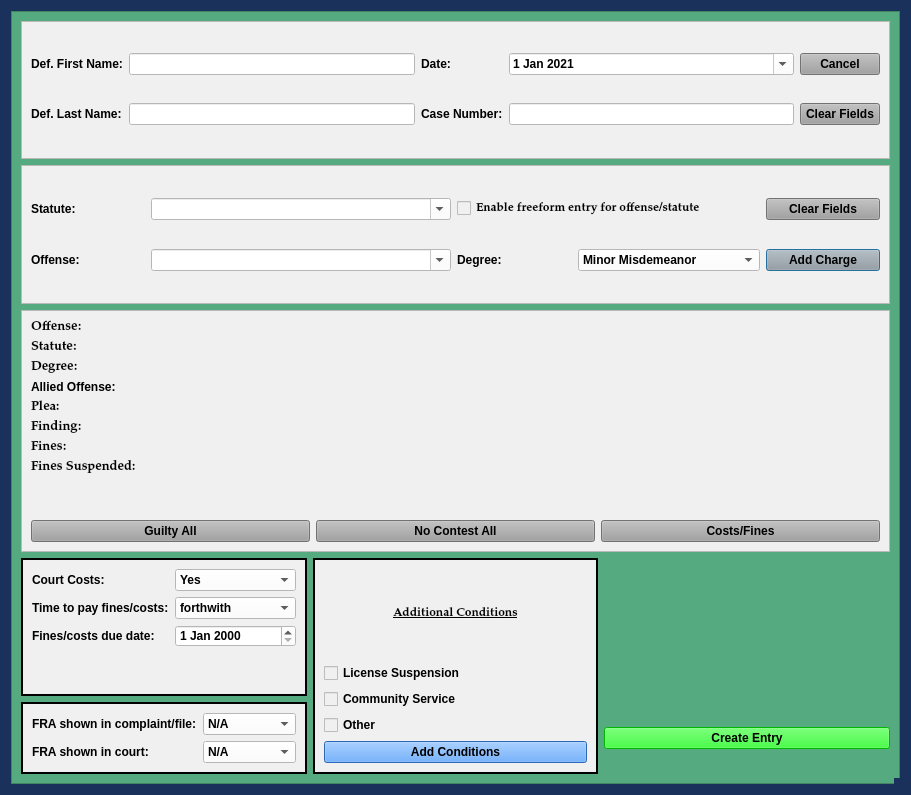
<?xml version="1.0" encoding="UTF-8"?>
<ui version="4.0">
 <class>NoJailPleaDialog</class>
 <widget class="QDialog" name="NoJailPleaDialog">
  <property name="windowModality">
   <enum>Qt::NonModal</enum>
  </property>
  <property name="geometry">
   <rect>
    <x>0</x>
    <y>0</y>
    <width>911</width>
    <height>795</height>
   </rect>
  </property>
  <property name="sizePolicy">
   <sizepolicy hsizetype="Minimum" vsizetype="Minimum">
    <horstretch>0</horstretch>
    <verstretch>0</verstretch>
   </sizepolicy>
  </property>
  <property name="minimumSize">
   <size>
    <width>0</width>
    <height>0</height>
   </size>
  </property>
  <property name="maximumSize">
   <size>
    <width>2500</width>
    <height>3500</height>
   </size>
  </property>
  <property name="palette">
   <palette>
    <active>
     <colorrole role="Button">
      <brush brushstyle="SolidPattern">
       <color alpha="255">
        <red>25</red>
        <green>49</green>
        <blue>91</blue>
       </color>
      </brush>
     </colorrole>
     <colorrole role="Base">
      <brush brushstyle="SolidPattern">
       <color alpha="255">
        <red>25</red>
        <green>49</green>
        <blue>91</blue>
       </color>
      </brush>
     </colorrole>
     <colorrole role="Window">
      <brush brushstyle="SolidPattern">
       <color alpha="255">
        <red>25</red>
        <green>49</green>
        <blue>91</blue>
       </color>
      </brush>
     </colorrole>
    </active>
    <inactive>
     <colorrole role="Button">
      <brush brushstyle="SolidPattern">
       <color alpha="255">
        <red>25</red>
        <green>49</green>
        <blue>91</blue>
       </color>
      </brush>
     </colorrole>
     <colorrole role="Base">
      <brush brushstyle="SolidPattern">
       <color alpha="255">
        <red>25</red>
        <green>49</green>
        <blue>91</blue>
       </color>
      </brush>
     </colorrole>
     <colorrole role="Window">
      <brush brushstyle="SolidPattern">
       <color alpha="255">
        <red>25</red>
        <green>49</green>
        <blue>91</blue>
       </color>
      </brush>
     </colorrole>
    </inactive>
    <disabled>
     <colorrole role="Button">
      <brush brushstyle="SolidPattern">
       <color alpha="255">
        <red>25</red>
        <green>49</green>
        <blue>91</blue>
       </color>
      </brush>
     </colorrole>
     <colorrole role="Base">
      <brush brushstyle="SolidPattern">
       <color alpha="255">
        <red>25</red>
        <green>49</green>
        <blue>91</blue>
       </color>
      </brush>
     </colorrole>
     <colorrole role="Window">
      <brush brushstyle="SolidPattern">
       <color alpha="255">
        <red>25</red>
        <green>49</green>
        <blue>91</blue>
       </color>
      </brush>
     </colorrole>
    </disabled>
   </palette>
  </property>
  <property name="font">
   <font>
    <family>Palatino Linotype</family>
    <pointsize>10</pointsize>
    <weight>75</weight>
    <italic>false</italic>
    <bold>true</bold>
   </font>
  </property>
  <property name="windowTitle">
   <string>No Jail Plea Case Information</string>
  </property>
  <property name="toolTip">
   <string/>
  </property>
  <property name="styleSheet">
   <string notr="true">background-color: rgb(25, 49, 91);
font: 75 10pt &quot;Palatino Linotype&quot;;
font-weight: bold;</string>
  </property>
  <property name="sizeGripEnabled">
   <bool>true</bool>
  </property>
  <property name="modal">
   <bool>true</bool>
  </property>
  <layout class="QVBoxLayout" name="verticalLayout" stretch="0">
   <item>
    <widget class="QScrollArea" name="scrollArea">
     <property name="styleSheet">
      <string notr="true">background-color: rgb(85, 170, 127);</string>
     </property>
     <property name="widgetResizable">
      <bool>true</bool>
     </property>
     <widget class="QWidget" name="scrollAreaWidgetContents_2">
      <property name="geometry">
       <rect>
        <x>0</x>
        <y>0</y>
        <width>889</width>
        <height>773</height>
       </rect>
      </property>
      <layout class="QGridLayout" name="gridLayout_4">
       <item row="0" column="0" colspan="3">
        <widget class="QFrame" name="case_name_Frame">
         <property name="sizePolicy">
          <sizepolicy hsizetype="Preferred" vsizetype="Preferred">
           <horstretch>0</horstretch>
           <verstretch>0</verstretch>
          </sizepolicy>
         </property>
         <property name="styleSheet">
          <string notr="true">background-color: rgb(240, 240, 240);</string>
         </property>
         <property name="frameShape">
          <enum>QFrame::StyledPanel</enum>
         </property>
         <property name="frameShadow">
          <enum>QFrame::Raised</enum>
         </property>
         <layout class="QGridLayout" name="gridLayout">
          <item row="0" column="4">
           <widget class="QPushButton" name="cancel_Button">
            <property name="focusPolicy">
             <enum>Qt::NoFocus</enum>
            </property>
            <property name="styleSheet">
             <string notr="true">background-color: rgb(160, 160, 160);</string>
            </property>
            <property name="text">
             <string>Cancel</string>
            </property>
           </widget>
          </item>
          <item row="1" column="2">
           <widget class="QLabel" name="label_3">
            <property name="text">
             <string>Case Number:</string>
            </property>
           </widget>
          </item>
          <item row="1" column="0">
           <widget class="QLabel" name="label_2">
            <property name="text">
             <string>Def. Last Name:</string>
            </property>
           </widget>
          </item>
          <item row="1" column="1">
           <widget class="QLineEdit" name="defendant_last_name_lineEdit">
            <property name="enabled">
             <bool>true</bool>
            </property>
            <property name="styleSheet">
             <string notr="true">background-color: rgb(255, 255, 255);</string>
            </property>
           </widget>
          </item>
          <item row="0" column="0">
           <widget class="QLabel" name="label">
            <property name="text">
             <string>Def. First Name:</string>
            </property>
           </widget>
          </item>
          <item row="0" column="1">
           <widget class="QLineEdit" name="defendant_first_name_lineEdit">
            <property name="maximumSize">
             <size>
              <width>500</width>
              <height>16777215</height>
             </size>
            </property>
            <property name="styleSheet">
             <string notr="true">background-color: rgb(255, 255, 255);</string>
            </property>
           </widget>
          </item>
          <item row="0" column="3">
           <widget class="QDateEdit" name="plea_trial_date">
            <property name="focusPolicy">
             <enum>Qt::NoFocus</enum>
            </property>
            <property name="styleSheet">
             <string notr="true">background-color: rgb(255, 255, 255);</string>
            </property>
            <property name="minimumDate">
             <date>
              <year>2021</year>
              <month>1</month>
              <day>1</day>
             </date>
            </property>
            <property name="calendarPopup">
             <bool>true</bool>
            </property>
            <property name="date">
             <date>
              <year>2021</year>
              <month>1</month>
              <day>1</day>
             </date>
            </property>
           </widget>
          </item>
          <item row="0" column="2">
           <widget class="QLabel" name="label_26">
            <property name="text">
             <string>Date:</string>
            </property>
           </widget>
          </item>
          <item row="1" column="4">
           <widget class="QPushButton" name="clear_fields_case_Button">
            <property name="focusPolicy">
             <enum>Qt::NoFocus</enum>
            </property>
            <property name="styleSheet">
             <string notr="true">background-color: rgb(160, 160, 160);</string>
            </property>
            <property name="text">
             <string>Clear Fields</string>
            </property>
           </widget>
          </item>
          <item row="1" column="3">
           <widget class="QLineEdit" name="case_number_lineEdit">
            <property name="maximumSize">
             <size>
              <width>500</width>
              <height>16777215</height>
             </size>
            </property>
            <property name="styleSheet">
             <string notr="true">background-color: rgb(255, 255, 255);</string>
            </property>
           </widget>
          </item>
         </layout>
        </widget>
       </item>
       <item row="1" column="0" colspan="3">
        <widget class="QFrame" name="frame_3">
         <property name="sizePolicy">
          <sizepolicy hsizetype="Preferred" vsizetype="Preferred">
           <horstretch>0</horstretch>
           <verstretch>0</verstretch>
          </sizepolicy>
         </property>
         <property name="styleSheet">
          <string notr="true">background-color: rgb(240, 240, 240);</string>
         </property>
         <property name="frameShape">
          <enum>QFrame::StyledPanel</enum>
         </property>
         <property name="frameShadow">
          <enum>QFrame::Raised</enum>
         </property>
         <layout class="QGridLayout" name="gridLayout_2">
          <item row="0" column="0">
           <widget class="QLabel" name="label_6">
            <property name="text">
             <string>Statute:</string>
            </property>
           </widget>
          </item>
          <item row="1" column="1">
           <widget class="QComboBox" name="offense_choice_box">
            <property name="minimumSize">
             <size>
              <width>300</width>
              <height>0</height>
             </size>
            </property>
            <property name="styleSheet">
             <string notr="true">background-color: rgb(255, 255, 255);</string>
            </property>
            <property name="editable">
             <bool>true</bool>
            </property>
           </widget>
          </item>
          <item row="1" column="2">
           <widget class="QLabel" name="label_23">
            <property name="text">
             <string>Degree:</string>
            </property>
           </widget>
          </item>
          <item row="0" column="1">
           <widget class="QComboBox" name="statute_choice_box">
            <property name="enabled">
             <bool>true</bool>
            </property>
            <property name="minimumSize">
             <size>
              <width>300</width>
              <height>0</height>
             </size>
            </property>
            <property name="focusPolicy">
             <enum>Qt::WheelFocus</enum>
            </property>
            <property name="styleSheet">
             <string notr="true">background-color: rgb(255, 255, 255);</string>
            </property>
            <property name="editable">
             <bool>true</bool>
            </property>
           </widget>
          </item>
          <item row="1" column="0">
           <widget class="QLabel" name="label_15">
            <property name="text">
             <string>Offense:</string>
            </property>
           </widget>
          </item>
          <item row="0" column="4">
           <widget class="QPushButton" name="clear_fields_charge_Button">
            <property name="focusPolicy">
             <enum>Qt::NoFocus</enum>
            </property>
            <property name="styleSheet">
             <string notr="true">background-color: rgb(160, 160, 160);</string>
            </property>
            <property name="text">
             <string>Clear Fields</string>
            </property>
           </widget>
          </item>
          <item row="1" column="3">
           <widget class="QComboBox" name="degree_choice_box">
            <property name="enabled">
             <bool>true</bool>
            </property>
            <property name="focusPolicy">
             <enum>Qt::NoFocus</enum>
            </property>
            <property name="styleSheet">
             <string notr="true">background-color: rgb(255, 255, 255);</string>
            </property>
            <item>
             <property name="text">
              <string>Minor Misdemeanor</string>
             </property>
            </item>
            <item>
             <property name="text">
              <string>M1</string>
             </property>
            </item>
            <item>
             <property name="text">
              <string>M2</string>
             </property>
            </item>
            <item>
             <property name="text">
              <string>M3</string>
             </property>
            </item>
            <item>
             <property name="text">
              <string>M4</string>
             </property>
            </item>
            <item>
             <property name="text">
              <string>Unclassified Misdemeanor</string>
             </property>
            </item>
           </widget>
          </item>
          <item row="1" column="4">
           <widget class="QPushButton" name="add_charge_Button">
            <property name="styleSheet">
             <string notr="true">background-color: rgb(160, 160, 160);</string>
            </property>
            <property name="text">
             <string>Add Charge</string>
            </property>
           </widget>
          </item>
          <item row="0" column="2" colspan="2">
           <widget class="QCheckBox" name="freeform_entry_checkBox">
            <property name="font">
             <font>
              <family>Palatino Linotype</family>
              <pointsize>9</pointsize>
              <weight>9</weight>
              <italic>false</italic>
              <bold>false</bold>
             </font>
            </property>
            <property name="focusPolicy">
             <enum>Qt::NoFocus</enum>
            </property>
            <property name="styleSheet">
             <string notr="true">font: 75 9pt &quot;Palatino Linotype&quot;;</string>
            </property>
            <property name="text">
             <string>Enable freeform entry for offense/statute</string>
            </property>
           </widget>
          </item>
         </layout>
        </widget>
       </item>
       <item row="2" column="0" colspan="3">
        <widget class="QFrame" name="frame">
         <property name="sizePolicy">
          <sizepolicy hsizetype="Preferred" vsizetype="Preferred">
           <horstretch>0</horstretch>
           <verstretch>0</verstretch>
          </sizepolicy>
         </property>
         <property name="styleSheet">
          <string notr="true">background-color: rgb(240, 240, 240);</string>
         </property>
         <property name="frameShape">
          <enum>QFrame::StyledPanel</enum>
         </property>
         <property name="frameShadow">
          <enum>QFrame::Raised</enum>
         </property>
         <layout class="QVBoxLayout" name="verticalLayout_2">
          <item>
           <layout class="QGridLayout" name="gridLayout_3">
            <item row="0" column="0" colspan="3">
             <layout class="QGridLayout" name="charges_gridLayout">
              <item row="4" column="0">
               <widget class="QLabel" name="plea_label_1">
                <property name="font">
                 <font>
                  <family>Palatino Linotype</family>
                  <pointsize>10</pointsize>
                  <weight>75</weight>
                  <italic>false</italic>
                  <bold>true</bold>
                 </font>
                </property>
                <property name="text">
                 <string>Plea:</string>
                </property>
               </widget>
              </item>
              <item row="5" column="0">
               <widget class="QLabel" name="label_14">
                <property name="font">
                 <font>
                  <family>Palatino Linotype</family>
                  <pointsize>10</pointsize>
                  <weight>75</weight>
                  <italic>false</italic>
                  <bold>true</bold>
                 </font>
                </property>
                <property name="text">
                 <string>Finding:</string>
                </property>
               </widget>
              </item>
              <item row="7" column="0">
               <widget class="QLabel" name="label_10">
                <property name="font">
                 <font>
                  <family>Palatino Linotype</family>
                  <pointsize>10</pointsize>
                  <weight>75</weight>
                  <italic>false</italic>
                  <bold>true</bold>
                 </font>
                </property>
                <property name="text">
                 <string>Fines Suspended:</string>
                </property>
               </widget>
              </item>
              <item row="9" column="0">
               <widget class="QLabel" name="label_5">
                <property name="text">
                 <string/>
                </property>
               </widget>
              </item>
              <item row="2" column="0">
               <widget class="QLabel" name="label_20">
                <property name="font">
                 <font>
                  <family>Palatino Linotype</family>
                  <pointsize>10</pointsize>
                  <weight>75</weight>
                  <italic>false</italic>
                  <bold>true</bold>
                 </font>
                </property>
                <property name="text">
                 <string>Degree:</string>
                </property>
               </widget>
              </item>
              <item row="6" column="0">
               <widget class="QLabel" name="label_17">
                <property name="font">
                 <font>
                  <family>Palatino Linotype</family>
                  <pointsize>10</pointsize>
                  <weight>75</weight>
                  <italic>false</italic>
                  <bold>true</bold>
                 </font>
                </property>
                <property name="text">
                 <string>Fines:</string>
                </property>
               </widget>
              </item>
              <item row="0" column="0">
               <widget class="QLabel" name="offense_label_1">
                <property name="font">
                 <font>
                  <family>Palatino Linotype</family>
                  <pointsize>10</pointsize>
                  <weight>75</weight>
                  <italic>false</italic>
                  <bold>true</bold>
                 </font>
                </property>
                <property name="text">
                 <string>Offense:</string>
                </property>
                <property name="wordWrap">
                 <bool>true</bool>
                </property>
               </widget>
              </item>
              <item row="1" column="0">
               <widget class="QLabel" name="label_19">
                <property name="font">
                 <font>
                  <family>Palatino Linotype</family>
                  <pointsize>10</pointsize>
                  <weight>75</weight>
                  <italic>false</italic>
                  <bold>true</bold>
                 </font>
                </property>
                <property name="text">
                 <string>Statute:</string>
                </property>
               </widget>
              </item>
              <item row="8" column="0">
               <widget class="QLabel" name="label_4">
                <property name="text">
                 <string/>
                </property>
               </widget>
              </item>
              <item row="3" column="0">
               <widget class="QLabel" name="label_7">
                <property name="text">
                 <string>Allied Offense:</string>
                </property>
               </widget>
              </item>
             </layout>
            </item>
            <item row="1" column="0">
             <widget class="QPushButton" name="guilty_all_Button">
              <property name="sizePolicy">
               <sizepolicy hsizetype="Preferred" vsizetype="Fixed">
                <horstretch>0</horstretch>
                <verstretch>0</verstretch>
               </sizepolicy>
              </property>
              <property name="focusPolicy">
               <enum>Qt::NoFocus</enum>
              </property>
              <property name="styleSheet">
               <string notr="true">background-color: rgb(160, 160, 160);</string>
              </property>
              <property name="text">
               <string>Guilty All</string>
              </property>
             </widget>
            </item>
            <item row="1" column="1">
             <widget class="QPushButton" name="no_contest_all_Button">
              <property name="sizePolicy">
               <sizepolicy hsizetype="Preferred" vsizetype="Fixed">
                <horstretch>0</horstretch>
                <verstretch>0</verstretch>
               </sizepolicy>
              </property>
              <property name="focusPolicy">
               <enum>Qt::NoFocus</enum>
              </property>
              <property name="styleSheet">
               <string notr="true">background-color: rgb(160, 160, 160);</string>
              </property>
              <property name="text">
               <string>No Contest All</string>
              </property>
             </widget>
            </item>
            <item row="1" column="2">
             <widget class="QPushButton" name="costs_and_fines_Button">
              <property name="sizePolicy">
               <sizepolicy hsizetype="Preferred" vsizetype="Fixed">
                <horstretch>0</horstretch>
                <verstretch>0</verstretch>
               </sizepolicy>
              </property>
              <property name="focusPolicy">
               <enum>Qt::NoFocus</enum>
              </property>
              <property name="styleSheet">
               <string notr="true">background-color: rgb(160, 160, 160);</string>
              </property>
              <property name="text">
               <string>Costs/Fines</string>
              </property>
              <property name="flat">
               <bool>false</bool>
              </property>
             </widget>
            </item>
           </layout>
          </item>
         </layout>
        </widget>
       </item>
       <item row="3" column="0">
        <widget class="QFrame" name="frame_5">
         <property name="sizePolicy">
          <sizepolicy hsizetype="Preferred" vsizetype="Preferred">
           <horstretch>0</horstretch>
           <verstretch>0</verstretch>
          </sizepolicy>
         </property>
         <property name="styleSheet">
          <string notr="true">background-color: rgb(240, 240, 240);</string>
         </property>
         <property name="frameShape">
          <enum>QFrame::Box</enum>
         </property>
         <property name="frameShadow">
          <enum>QFrame::Plain</enum>
         </property>
         <property name="lineWidth">
          <number>2</number>
         </property>
         <layout class="QFormLayout" name="formLayout">
          <item row="0" column="0">
           <widget class="QLabel" name="label_11">
            <property name="text">
             <string>Court Costs:</string>
            </property>
           </widget>
          </item>
          <item row="0" column="1">
           <widget class="QComboBox" name="court_costs_box">
            <property name="styleSheet">
             <string notr="true">background-color: rgb(255, 255, 255);</string>
            </property>
            <item>
             <property name="text">
              <string>Yes</string>
             </property>
            </item>
            <item>
             <property name="text">
              <string>No</string>
             </property>
            </item>
           </widget>
          </item>
          <item row="1" column="0">
           <widget class="QLabel" name="label_9">
            <property name="text">
             <string>Time to pay fines/costs:</string>
            </property>
           </widget>
          </item>
          <item row="1" column="1">
           <widget class="QComboBox" name="ability_to_pay_box">
            <property name="styleSheet">
             <string notr="true">background-color: rgb(255, 255, 255);</string>
            </property>
            <item>
             <property name="text">
              <string>forthwith</string>
             </property>
            </item>
            <item>
             <property name="text">
              <string>within 30 days</string>
             </property>
            </item>
            <item>
             <property name="text">
              <string>within 60 days</string>
             </property>
            </item>
            <item>
             <property name="text">
              <string>within 90 days</string>
             </property>
            </item>
           </widget>
          </item>
          <item row="2" column="0">
           <widget class="QLabel" name="label_18">
            <property name="text">
             <string>Fines/costs due date:</string>
            </property>
           </widget>
          </item>
          <item row="2" column="1">
           <widget class="QDateEdit" name="balance_due_date">
            <property name="styleSheet">
             <string notr="true">background-color: rgb(255, 255, 255);</string>
            </property>
           </widget>
          </item>
         </layout>
        </widget>
       </item>
       <item row="3" column="1" rowspan="2">
        <widget class="QFrame" name="frame_6">
         <property name="sizePolicy">
          <sizepolicy hsizetype="Preferred" vsizetype="Preferred">
           <horstretch>0</horstretch>
           <verstretch>0</verstretch>
          </sizepolicy>
         </property>
         <property name="styleSheet">
          <string notr="true">background-color: rgb(240, 240, 240);
font: 75 9pt &quot;Palatino Linotype&quot;;
font-weight: bold;</string>
         </property>
         <property name="frameShape">
          <enum>QFrame::Box</enum>
         </property>
         <property name="frameShadow">
          <enum>QFrame::Plain</enum>
         </property>
         <property name="lineWidth">
          <number>2</number>
         </property>
         <layout class="QGridLayout" name="gridLayout_5">
          <item row="0" column="0">
           <widget class="QLabel" name="label_24">
            <property name="font">
             <font>
              <family>Palatino Linotype</family>
              <pointsize>9</pointsize>
              <weight>75</weight>
              <italic>false</italic>
              <bold>true</bold>
              <underline>true</underline>
             </font>
            </property>
            <property name="text">
             <string>Additional Conditions</string>
            </property>
            <property name="alignment">
             <set>Qt::AlignCenter</set>
            </property>
           </widget>
          </item>
          <item row="1" column="0">
           <widget class="QCheckBox" name="license_suspension_checkBox">
            <property name="text">
             <string>License Suspension</string>
            </property>
           </widget>
          </item>
          <item row="2" column="0">
           <widget class="QCheckBox" name="community_service_checkBox">
            <property name="text">
             <string>Community Service</string>
            </property>
           </widget>
          </item>
          <item row="3" column="0">
           <widget class="QCheckBox" name="other_conditions_checkBox">
            <property name="enabled">
             <bool>true</bool>
            </property>
            <property name="focusPolicy">
             <enum>Qt::NoFocus</enum>
            </property>
            <property name="text">
             <string>Other</string>
            </property>
           </widget>
          </item>
          <item row="4" column="0">
           <widget class="QPushButton" name="add_conditions_Button">
            <property name="styleSheet">
             <string notr="true">background-color: rgb(62, 146, 255)</string>
            </property>
            <property name="text">
             <string>Add Conditions</string>
            </property>
            <property name="autoDefault">
             <bool>false</bool>
            </property>
           </widget>
          </item>
         </layout>
        </widget>
       </item>
       <item row="4" column="0">
        <widget class="QFrame" name="frame_7">
         <property name="sizePolicy">
          <sizepolicy hsizetype="Preferred" vsizetype="Preferred">
           <horstretch>0</horstretch>
           <verstretch>0</verstretch>
          </sizepolicy>
         </property>
         <property name="styleSheet">
          <string notr="true">background-color: rgb(240, 240, 240);</string>
         </property>
         <property name="frameShape">
          <enum>QFrame::Box</enum>
         </property>
         <property name="frameShadow">
          <enum>QFrame::Plain</enum>
         </property>
         <property name="lineWidth">
          <number>2</number>
         </property>
         <layout class="QFormLayout" name="formLayout_2">
          <item row="0" column="0">
           <widget class="QLabel" name="label_21">
            <property name="text">
             <string>FRA shown in complaint/file:</string>
            </property>
           </widget>
          </item>
          <item row="0" column="1">
           <widget class="QComboBox" name="fra_in_file_box">
            <property name="styleSheet">
             <string notr="true">background-color: rgb(255, 255, 255);</string>
            </property>
            <item>
             <property name="text">
              <string>N/A</string>
             </property>
            </item>
            <item>
             <property name="text">
              <string>Yes</string>
             </property>
            </item>
            <item>
             <property name="text">
              <string>No</string>
             </property>
            </item>
           </widget>
          </item>
          <item row="1" column="0">
           <widget class="QLabel" name="label_22">
            <property name="text">
             <string>FRA shown in court:</string>
            </property>
           </widget>
          </item>
          <item row="1" column="1">
           <widget class="QComboBox" name="fra_in_court_box">
            <property name="styleSheet">
             <string notr="true">background-color: rgb(255, 255, 255);</string>
            </property>
            <item>
             <property name="text">
              <string>N/A</string>
             </property>
            </item>
            <item>
             <property name="text">
              <string>Yes</string>
             </property>
            </item>
            <item>
             <property name="text">
              <string>No</string>
             </property>
            </item>
           </widget>
          </item>
         </layout>
        </widget>
       </item>
       <item row="4" column="2">
        <widget class="QPushButton" name="create_entry_Button">
         <property name="styleSheet">
          <string notr="true">background-color: rgb(0, 255, 0);</string>
         </property>
         <property name="text">
          <string>Create Entry</string>
         </property>
         <property name="autoDefault">
          <bool>false</bool>
         </property>
        </widget>
       </item>
      </layout>
     </widget>
    </widget>
   </item>
  </layout>
 </widget>
 <tabstops>
  <tabstop>defendant_first_name_lineEdit</tabstop>
  <tabstop>defendant_last_name_lineEdit</tabstop>
  <tabstop>case_number_lineEdit</tabstop>
  <tabstop>statute_choice_box</tabstop>
  <tabstop>offense_choice_box</tabstop>
  <tabstop>add_charge_Button</tabstop>
  <tabstop>court_costs_box</tabstop>
  <tabstop>ability_to_pay_box</tabstop>
  <tabstop>balance_due_date</tabstop>
  <tabstop>fra_in_file_box</tabstop>
  <tabstop>fra_in_court_box</tabstop>
  <tabstop>license_suspension_checkBox</tabstop>
  <tabstop>community_service_checkBox</tabstop>
  <tabstop>scrollArea</tabstop>
 </tabstops>
 <resources/>
 <connections/>
 <slots>
  <slot>create_entry()</slot>
  <slot>continue_dialog()</slot>
  <slot>close_window()</slot>
  <slot>set_dialog()</slot>
  <slot>update_case_information()</slot>
  <slot>ovi_dialog()</slot>
  <slot>sentencing_dialog()</slot>
  <slot>proceed_to_sentencing()</slot>
  <slot>proceed_to_ovi()</slot>
  <slot>add_charge()</slot>
  <slot>set_statute()</slot>
  <slot>set_pay_date()</slot>
  <slot>amend_offense()</slot>
  <slot>set_offense()</slot>
  <slot>add_charge_to_view()</slot>
  <slot>delete_charge()</slot>
  <slot>delete_charge_from_view()</slot>
  <slot>close_event()</slot>
  <slot>set_fra_in_file()</slot>
  <slot>set_fra_in_court()</slot>
  <slot>start_add_conditions_dialog()</slot>
  <slot>start_amend_offense_dialog()</slot>
 </slots>
</ui>
